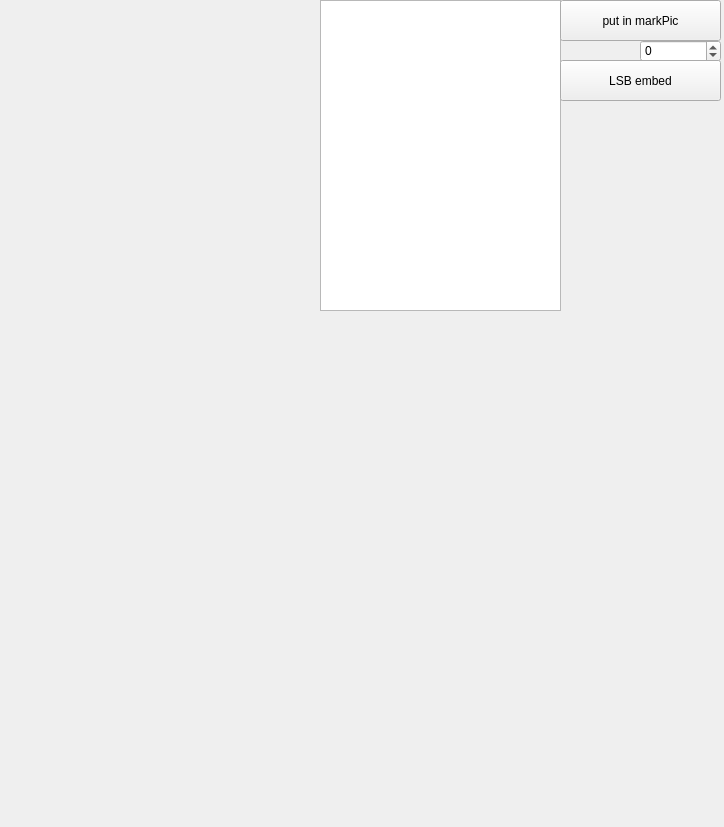
<?xml version="1.0" encoding="UTF-8"?>
<ui version="4.0">
 <class>lsb</class>
 <widget class="QWidget" name="lsb">
  <property name="geometry">
   <rect>
    <x>0</x>
    <y>0</y>
    <width>724</width>
    <height>827</height>
   </rect>
  </property>
  <property name="windowTitle">
   <string>Form</string>
  </property>
  <widget class="QTextBrowser" name="Msg">
   <property name="geometry">
    <rect>
     <x>320</x>
     <y>0</y>
     <width>241</width>
     <height>311</height>
    </rect>
   </property>
  </widget>
  <widget class="QLabel" name="markPic">
   <property name="geometry">
    <rect>
     <x>0</x>
     <y>0</y>
     <width>321</width>
     <height>311</height>
    </rect>
   </property>
   <property name="text">
    <string/>
   </property>
  </widget>
  <widget class="QLabel" name="lsbPic">
   <property name="geometry">
    <rect>
     <x>10</x>
     <y>310</y>
     <width>711</width>
     <height>501</height>
    </rect>
   </property>
   <property name="text">
    <string/>
   </property>
  </widget>
  <widget class="QPushButton" name="inputMarkPic">
   <property name="geometry">
    <rect>
     <x>560</x>
     <y>0</y>
     <width>161</width>
     <height>41</height>
    </rect>
   </property>
   <property name="text">
    <string>put in markPic</string>
   </property>
  </widget>
  <widget class="QSpinBox" name="bitPos">
   <property name="geometry">
    <rect>
     <x>640</x>
     <y>40</y>
     <width>81</width>
     <height>22</height>
    </rect>
   </property>
   <property name="inputMethodHints">
    <set>Qt::ImhDigitsOnly</set>
   </property>
   <property name="wrapping">
    <bool>true</bool>
   </property>
   <property name="minimum">
    <number>0</number>
   </property>
   <property name="maximum">
    <number>7</number>
   </property>
   <property name="value">
    <number>0</number>
   </property>
  </widget>
  <widget class="QPushButton" name="lsbEmbed">
   <property name="geometry">
    <rect>
     <x>560</x>
     <y>60</y>
     <width>161</width>
     <height>41</height>
    </rect>
   </property>
   <property name="text">
    <string>LSB embed</string>
   </property>
  </widget>
 </widget>
 <resources/>
 <connections/>
</ui>
